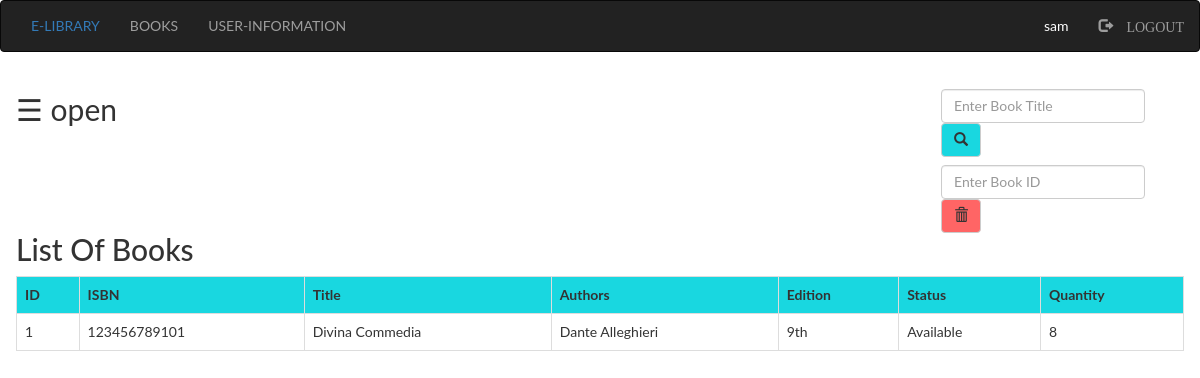
The page /src/librarian/books.php (signed in) on the database its author committed.
### tables this page shows
CREATE TABLE `books` (
  `id` int(10) NOT NULL,
  `isbn` varchar(50) NOT NULL,
  `title` varchar(50) NOT NULL,
  `authors` varchar(50) NOT NULL,
  `edition` varchar(50) NOT NULL,
  `status` varchar(50) NOT NULL,
  `quantity` int(100) NOT NULL
);

### src/librarian/books.php (the view, shortened to what this page needs)
<?php
  include "connection.php";
  include "navbar.php";
?>
<!DOCTYPE html>
<html>
<head>
</head>
<body>
<div id="main">
  <span style="font-size:30px;cursor:pointer" onclick="openNav()">&#9776; open</span>
<div class="srch" style="margin-bottom: -20px;">
  <form class="navbar-form" method="post" name="form1">
      <input class="form-control" type="text" name="search" placeholder="Enter Book Title" required="">
      <button style="background-color: #19d7e0;" type="submit" name="submit" class="btn btn-default">
      <span class="glyphicon glyphicon-search"></span>
      </button>
  </form>
  <form class="navbar-form" method="post" name="form1">
      <input class="form-control" type="text" name="id" placeholder="Enter Book ID" required="">
      <button style="background-color: #ff6565;" type="submit" name="submit1" class="btn btn-default">
      <span class="glyphicon glyphicon-trash"></span>
      </button>
  </form>
</div>
  <h2>List Of Books</h2>
  <?php
      if(isset($_POST['submit']))
      {
        $q=mysqli_query($db,"SELECT * from books where title like '%$_POST[search]%' ");
        if(mysqli_num_rows($q)==0)
        {
          echo "Sorry! No book found. Try searching again.";
        }
        else
        {
          echo "<table class='table table-bordered table-hover' >";
          echo "<tr style='background-color: #19d7e0;'>";
            echo "<th>"; echo "ID";       echo "</th>";
            echo "<th>"; echo "ISBN";     echo "</th>";
            echo "<th>"; echo "Title";    echo "</th>";
            echo "<th>"; echo "Authors";  echo "</th>";
            echo "<th>"; echo "Edition";  echo "</th>";
            echo "<th>"; echo "Status";   echo "</th>";
            echo "<th>"; echo "Quantity"; echo "</th>";
          echo "</tr>";
        while($row=mysqli_fetch_assoc($q))
        {
          echo "<tr>";
            echo "<td>"; echo $row['id'];       echo "</td>";
            echo "<td>"; echo $row['isbn'];     echo "</td>";
            echo "<td>"; echo $row['title'];    echo "</td>";
            echo "<td>"; echo $row['authors'];  echo "</td>";
            echo "<td>"; echo $row['edition'];  echo "</td>";
            echo "<td>"; echo $row['status'];   echo "</td>";
            echo "<td>"; echo $row['quantity']; echo "</td>";
          echo "</tr>";
        }
          echo "</table>";
        }
      }
      else
      {
        $res=mysqli_query($db,"SELECT * FROM `books` ORDER BY `books`.`title` ASC; ");
          echo "<table class='table table-bordered table-hover'>";
          echo "<tr style='background-color: #19d7e0;'>";
            echo "<th>"; echo "ID";       echo "</th>";
            echo "<th>"; echo "ISBN";     echo "</th>";
            echo "<th>"; echo "Title";    echo "</th>";
            echo "<th>"; echo "Authors";  echo "</th>";
            echo "<th>"; echo "Edition";  echo "</th>";
            echo "<th>"; echo "Status";   echo "</th>";
            echo "<th>"; echo "Quantity"; echo "</th>";
          echo "</tr>";
        while($row=mysqli_fetch_assoc($res))
      {
          echo "<tr>";
            echo "<td>"; echo $row['id'];       echo "</td>";
            echo "<td>"; echo $row['isbn'];     echo "</td>";
            echo "<td>"; echo $row['title'];    echo "</td>";
            echo "<td>"; echo $row['authors'];  echo "</td>";
            echo "<td>"; echo $row['edition'];  echo "</td>";
            echo "<td>"; echo $row['status'];   echo "</td>";
            echo "<td>"; echo $row['quantity']; echo "</td>";
          echo "</tr>";
      }
          echo "</table>";
      }
          ?>
</body>
</html>

### src/librarian/books.php (style rules this page uses)
body { font-family: "Lato", sans-serif; }
.srch { padding-left: 910px; margin-top: -50px; }
#main { transition: margin-left .5s; padding: 16px; }

### rows shown on the page
books: id "1", isbn "123456789101", title "Divina Commedia", authors "Dante Alleghieri", edition "9th", status "Available", quantity "8"

### other values the page prints
$_SESSION['login_user'] "sam"
